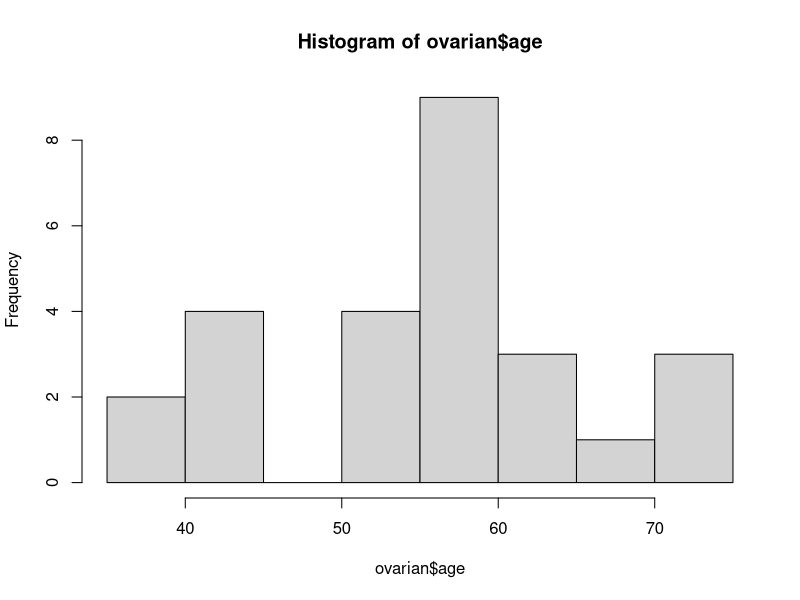
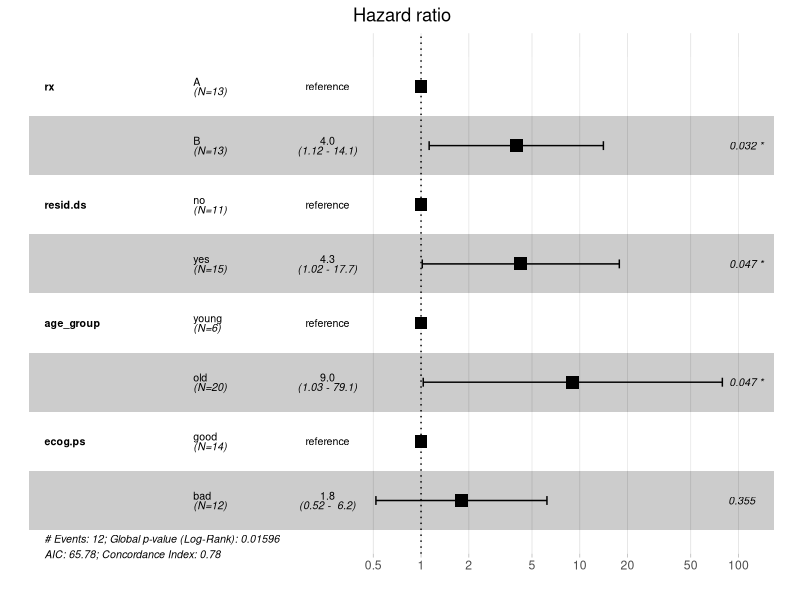
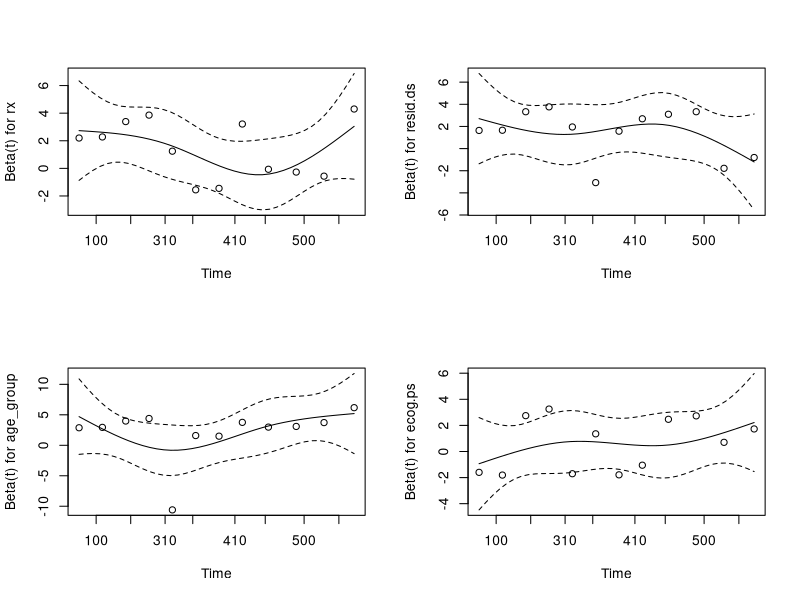
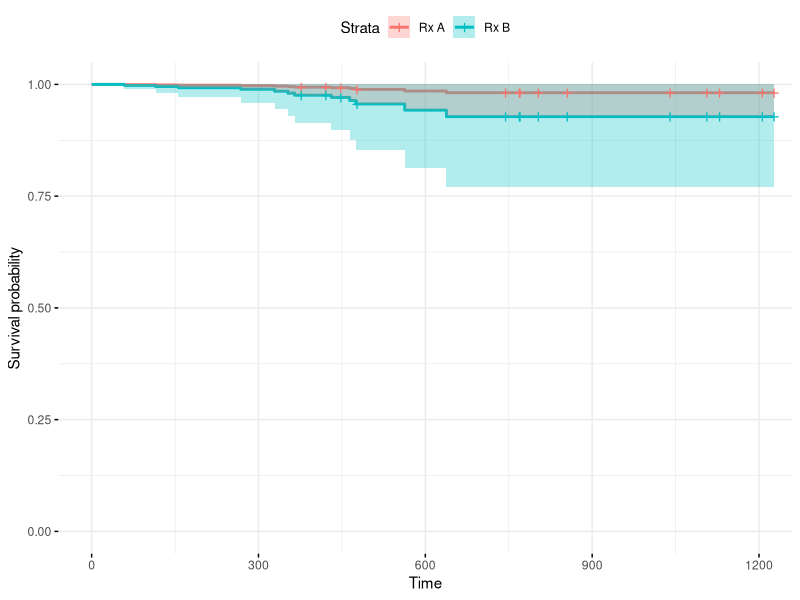

Write the R code that produced these figures, in order.
## ---- chunk 1
knitr::opts_chunk$set(echo = TRUE)
## ---- chunk 2
library(survival, quietly = TRUE )
library(survminer, quietly = TRUE)
library(dplyr, warn.conflicts = FALSE)
## ---- chunk 3
data("ovarian")
knitr::kable(head(ovarian))
## ---- chunk 4
hist(ovarian$age)
## ---- chunk 5
ovarian <- ovarian %>% dplyr::mutate(age_group = ifelse(age < 50, "young",
                                                        "old"))
ovarian$age_group <- factor(ovarian$age_group, levels = c("young", "old"))
## ---- chunk 6
ovarian$rx <- factor(ovarian$rx, levels = c(2, 1), labels = c("A", "B"))

ovarian$resid.ds <- factor(ovarian$resid.ds,  levels = c("1", "2"), 
                           labels = c("no", "yes"))

ovarian$ecog.ps <- factor(ovarian$ecog.ps,levels = c("1", "2"), 
                          labels = c("good", "bad"))
## ---- chunk 7
fit.coxph <- coxph(Surv(time = futime, event = fustat) ~
                     rx + resid.ds + age_group + ecog.ps, 
                   data = ovarian)
## ---- chunk 8
summary(fit.coxph)
## ---- chunk 9
cat("Lower CI for Beta_1 is", exp(1.3814  - 1.96 * 0.6448))
## ---- chunk 10
ggforest(fit.coxph, data = ovarian)
## ---- chunk 11
ph.assumption <- cox.zph(fit.coxph)
print(ph.assumption)
## ---- chunk 12
par(mfrow = c(2, 2)) 
plot(ph.assumption)
## ---- chunk 13
rx.df <- with(ovarian,
               data.frame(rx = c("A", "B"),
                          age_group = c("young", "young"),
                          resid.ds = c("no", "no"),
                          ecog.ps = c ("good", "good")
                          )
               )

## ---- chunk 14
fit <- survfit(fit.coxph, newdata = rx.df)
ggsurvplot(fit, conf.int = TRUE, data = "rx.df",
           legend.labs=c("Rx A", "Rx B"),
           ggtheme = theme_minimal())
